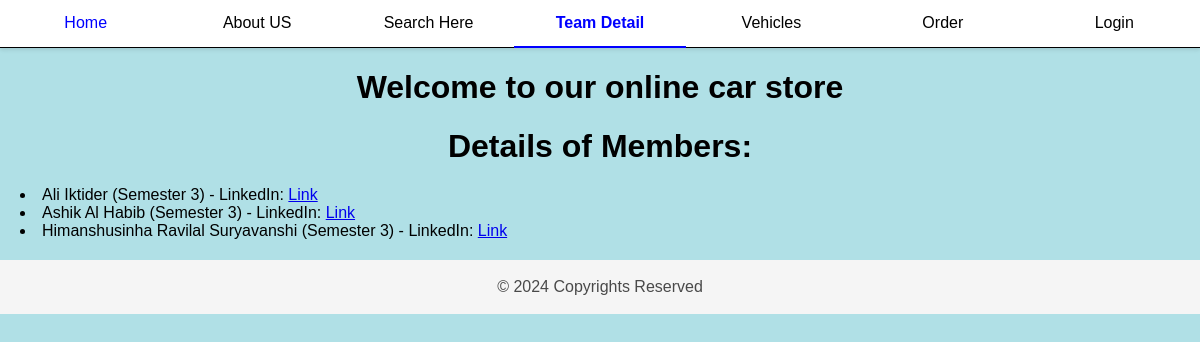
Page /lab_group_members/ on the committed database.
### carapp/models.py (models this page shows, shortened)
class LabGroupMembers(models.Model):
    first_name = models.CharField(max_length=50)
    last_name = models.CharField(max_length=50)
    semester = models.PositiveIntegerField()
    personal_page_link = models.URLField()
    class Meta:
        ordering = ['first_name']

### carapp/views.py (the view)
# urls.py: path('lab_group_members/', LabGroupMembersView.as_view(), name='lab_group_members'),
class LabGroupMembersView(View):
    def get(self, request):
        members = LabGroupMembers.objects.all()
        member_details = []
        for member in members:
            member_details.append({
                'first_name': member.first_name,
                'last_name': member.last_name,
                'semester': member.semester,
                'personal_page_link': member.personal_page_link,
            })
        return render(request, 'carapp/lab_group_members.html', {'member_details': member_details})

### carapp/templates/carapp/lab_group_members.html
{% extends 'carapp/base.html' %}
{% block body_block %}
    <h1>Details of Members:</h1>
    {% for member in member_details %}
        <li>{{ member.first_name }} {{ member.last_name }} (Semester {{ member.semester }}) - LinkedIn: <a href="{{ member.personal_page_link }}" target="_blank">Link</a></li>
    {% endfor %}
{% endblock %}

### carapp/static/carapp/styles.css (style rules this page uses)
body { background-color: powderblue; color: black; font-family: sans-serif; font-size: 16px; margin: 0; }
h1 { text-align: center; }

### rows in the picture
LabGroupMembers: first_name "Ali", last_name "Iktider"
LabGroupMembers: first_name "Ashik", last_name "Al Habib"
LabGroupMembers: first_name "Himanshusinha", last_name "Ravilal Suryavanshi"

### other values in the picture
{{ member.semester }} "3" "3" "3"
